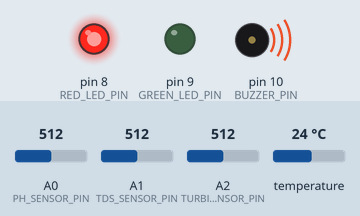
The sketch below on a simulated Arduino Uno, built with avr-gcc and run on an emulated ATmega328P. On the bench: output pins drawn as LEDs (lit = HIGH), buzzer (waves = sounding). The inputs (shaded band) are chosen by the test bench; at power-on: A2 (TURBIDITY_SENSOR_PIN) = 512, A0 (PH_SENSOR_PIN) = 512, A1 (TDS_SENSOR_PIN) = 512, temperature 24 °C. What the sketch prints to the serial monitor is not drawn.

Above: at 1.2 s.
1.3 s: A2 (TURBIDITY_SENSOR_PIN) set to 183
7.3 s: A2 (TURBIDITY_SENSOR_PIN) set to 165
At 9.0 s:
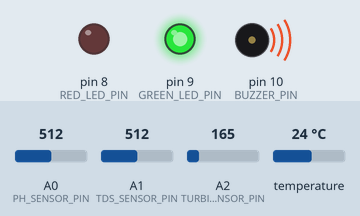
9.9 s: A2 (TURBIDITY_SENSOR_PIN) set to 306
At 11.4 s:
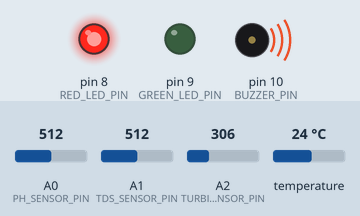
11.9 s: A2 (TURBIDITY_SENSOR_PIN) set to 269
17.6 s: A2 (TURBIDITY_SENSOR_PIN) set to 244
Timing chart, 0 to 20.6 s (numbered marks = the images above; inputs shaded):
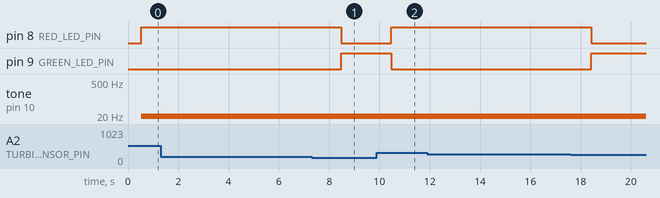

The sketch:

Arduino_UNO.ino
```cpp
#include <Wire.h>
#include <EEPROM.h>
#include <GravityTDS.h>
#include <OneWire.h>
#include <DallasTemperature.h>
#include <SoftwareSerial.h>  // SoftwareSerial for ESP8266 communication

// Pin Definitions
#define ONE_WIRE_BUS 2           // Temperature sensor pin
#define TDS_SENSOR_PIN A1        // TDS sensor pin
#define PH_SENSOR_PIN A0         // pH sensor pin
#define TURBIDITY_SENSOR_PIN A2  // Turbidity sensor pin
#define RED_LED_PIN 8
#define GREEN_LED_PIN 9
#define BUZZER_PIN 10            // Reassigning buzzer to pin 10

// SoftwareSerial Setup
SoftwareSerial espSerial(5, 6);  // SoftwareSerial pins (RX, TX)

// OneWire and DallasTemperature Setup
OneWire oneWire(ONE_WIRE_BUS);
DallasTemperature sensors(&oneWire);

// GravityTDS Setup
GravityTDS gravityTds;

// Turbidity Sensor Configuration
const int numReadings = 20;                  // Number of readings to average
int turbidityReadings[numReadings] = { 0 };  // Array to store last 20 turbidity readings
int turbidityReadIndex = 0;                  // Index for the current reading
float turbiditySum = 0;                      // Running total of the last 20 readings
float turbiditySquaredSum = 0;               // Running total of squared readings
float turbidityMean = 0;                     // Mean of the last 20 readings
float turbidityStdDev = 0;                   // Standard deviation of the last 20 readings

// Variables for pH, TDS, Temperature, and Turbidity
float calibration_offset = 26.80;
float volt_to_ph_slope = -5.70;
float temperature;
float tdsValue;
float phValue;
float turbidityValue;          // For composite score
float anomalyThreshold = 1.0;  // Anomaly threshold for z-score

// Device Address for Temperature Sensor
DeviceAddress insideThermometer;

// Function to calculate z-score
float calculateZScore(float score, float mean, float stdDev) {
  return (stdDev == 0) ? 0 : (score - mean) / stdDev;  // Avoid divide-by-zero
}

void setup() {
  Serial.begin(9600);       // Serial communication setup
  espSerial.begin(115200);  // Setup SoftwareSerial

  // Initialize pins
  pinMode(RED_LED_PIN, OUTPUT);
  pinMode(GREEN_LED_PIN, OUTPUT);
 // pinMode(BUZZER_PIN, OUTPUT);  // Initialize the new buzzer pin

  sensors.begin();  // Initialize temperature sensor
  if (!sensors.getAddress(insideThermometer, 0)) {
    //Serial.println("Unable to find address for Device 0");
  } else {
    sensors.setResolution(insideThermometer, 9);  // Set resolution
  }

  gravityTds.setPin(TDS_SENSOR_PIN);  // Set TDS sensor pin
  gravityTds.setAref(5.0);            // Analog reference voltage
  gravityTds.setAdcRange(1024);       // ADC range
  gravityTds.begin();                 // Initialize TDS sensor
}

void loop() {
  // Read sensors and update values
  sensors.requestTemperatures();                      // Request temperature
  temperature = sensors.getTempC(insideThermometer);  // Get temperature

  // Turbidity Sensor Readings
  int sensorValue = analogRead(TURBIDITY_SENSOR_PIN);  // Get current reading

  // Update running totals for last 20 readings
  turbiditySum -= turbidityReadings[turbidityReadIndex];
  turbiditySquaredSum -= pow(turbidityReadings[turbidityReadIndex], 2);

  // Store current reading in the array
  turbidityReadings[turbidityReadIndex] = sensorValue;

  // Update running totals
  turbiditySum += sensorValue;
  turbiditySquaredSum += pow(sensorValue, 2);

  // Move to the next index for the circular buffer
  turbidityReadIndex = (turbidityReadIndex + 1) % numReadings;

  // Calculate mean and standard deviation of the last 20 readings
  turbidityMean = turbiditySum / numReadings;
  float variance = (turbiditySquaredSum / numReadings) - pow(turbidityMean, 2);
  turbidityStdDev = sqrt(variance);

  // Calculate z-score for turbidity
  float zScore = calculateZScore(sensorValue, turbidityMean, turbidityStdDev);

  // pH Sensor Reading and Processing
  int sum = 0;
  for (int i = 0; i < 10; i++) {
    sum += analogRead(PH_SENSOR_PIN);  // Read pH sensor
    delay(30);                         // Short delay for stable readings
  }

  // Calculate the average voltage and pH
  float voltage = sum * 5.0 / 1024 / 10;                        // Convert to voltage
  phValue = volt_to_ph_slope * (voltage) + calibration_offset;  // Convert to pH

  // TDS Reading
  gravityTds.setTemperature(temperature);  // Set temperature for TDS
  gravityTds.update();                     // Update TDS readings
  tdsValue = gravityTds.getTdsValue();     // Get TDS value

  // Calculate composite water quality score
  float waterQualityScore = phValue + tdsValue + temperature + turbidityValue;

  // True if turbidity is more than or equal to 20, indicating clean water
  bool isClean = (sensorValue >= 28);

  // Determine if the data is anomalous based on the z-score and a predefined threshold
  bool isAnomalous = abs(zScore) > anomalyThreshold;

  // Send sensor data to Node Red
  Serial.print("{\"TDS\":");
  Serial.print(tdsValue);
  Serial.print(",\"Temperature\":");
  Serial.print(temperature);
  Serial.print(",\"Turbidity\":");
  Serial.print(sensorValue);
  Serial.print(",\"PH\":");
  Serial.print(phValue);
  Serial.print(",\"WaterQualityScore\":");
  Serial.print(waterQualityScore);
  Serial.print(",\"Anomalous\":");
  Serial.print(isAnomalous ? "true" : "false");
  Serial.print(",\"Cleanliness\":");
  Serial.print(isClean ? "true" : "false");
  Serial.print(",\"ZScore\":");
  Serial.print(zScore, 2);  // Print z-score with 2 decimal places
  Serial.println("}");

  // Control LEDs and buzzer based on anomaly status
  if (isAnomalous) {
    digitalWrite(RED_LED_PIN, HIGH);   // Turn on red LED
    digitalWrite(GREEN_LED_PIN, LOW);  // Turn off green LED
    tone(BUZZER_PIN, 10);            // Turn on buzzer
  } else {
    digitalWrite(RED_LED_PIN, LOW);     // Turn off red LED
    digitalWrite(GREEN_LED_PIN, HIGH);  // Turn on green LED

  }

  delay(1500);  // 1.5-second delay
}
```

Measured:
- the behaviour switches between 175 and 174 on A2 (TURBIDITY_SENSOR_PIN) (found by bisection; images 0 and 1)
- after the input at 1.3 s, every drawn part: stays the same
- after the input at 9.9 s, pin 8 (RED_LED_PIN): LOW → HIGH after 0.57 s; pin 9 (GREEN_LED_PIN): HIGH → LOW after 0.57 s
- after the input at 11.9 s, every drawn part: stays the same
